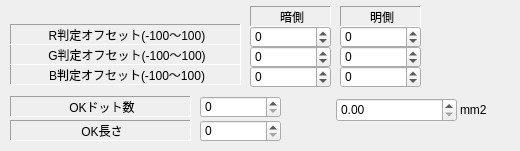
      <widget class="QWidget" name="RGB2">
       <attribute name="title">
        <string>RGB-2</string>
       </attribute>
       <widget class="QLabel" name="label_130">
        <property name="geometry">
         <rect>
          <x>460</x>
          <y>100</y>
          <width>51</width>
          <height>20</height>
         </rect>
        </property>
        <property name="text">
         <string>mm2</string>
        </property>
       </widget>
       <widget class="QSpinBox" name="EditOKLengthN">
        <property name="geometry">
         <rect>
          <x>200</x>
          <y>120</y>
          <width>81</width>
          <height>22</height>
         </rect>
        </property>
        <property name="maximum">
         <number>99999999</number>
        </property>
       </widget>
       <widget class="QLabel" name="label_131">
        <property name="geometry">
         <rect>
          <x>10</x>
          <y>120</y>
          <width>181</width>
          <height>21</height>
         </rect>
        </property>
        <property name="frameShape">
         <enum>QFrame::Panel</enum>
        </property>
        <property name="frameShadow">
         <enum>QFrame::Sunken</enum>
        </property>
        <property name="text">
         <string>OK長さ</string>
        </property>
        <property name="alignment">
         <set>Qt::AlignCenter|Qt::AlignHCenter|Qt::AlignLeading|Qt::AlignLeft|Qt::AlignVCenter</set>
        </property>
       </widget>
       <widget class="QSpinBox" name="EditBThrOffsetNH">
        <property name="geometry">
         <rect>
          <x>340</x>
          <y>66</y>
          <width>81</width>
          <height>22</height>
         </rect>
        </property>
        <property name="minimum">
         <number>-255</number>
        </property>
        <property name="maximum">
         <number>255</number>
        </property>
        <property name="value">
         <number>0</number>
        </property>
       </widget>
       <widget class="QLabel" name="label_132">
        <property name="geometry">
         <rect>
          <x>340</x>
          <y>6</y>
          <width>81</width>
          <height>21</height>
         </rect>
        </property>
        <property name="frameShape">
         <enum>QFrame::Panel</enum>
        </property>
        <property name="frameShadow">
         <enum>QFrame::Sunken</enum>
        </property>
        <property name="text">
         <string>明側</string>
        </property>
        <property name="alignment">
         <set>Qt::AlignCenter|Qt::AlignHCenter|Qt::AlignLeading|Qt::AlignLeft|Qt::AlignVCenter</set>
        </property>
       </widget>
       <widget class="QLabel" name="label_133">
        <property name="geometry">
         <rect>
          <x>10</x>
          <y>64</y>
          <width>231</width>
          <height>21</height>
         </rect>
        </property>
        <property name="frameShape">
         <enum>QFrame::Panel</enum>
        </property>
        <property name="frameShadow">
         <enum>QFrame::Sunken</enum>
        </property>
        <property name="text">
         <string>B判定オフセット(-100～100)</string>
        </property>
        <property name="alignment">
         <set>Qt::AlignCenter|Qt::AlignHCenter|Qt::AlignLeading|Qt::AlignLeft|Qt::AlignVCenter</set>
        </property>
       </widget>
       <widget class="QLabel" name="label_134">
        <property name="geometry">
         <rect>
          <x>10</x>
          <y>44</y>
          <width>231</width>
          <height>21</height>
         </rect>
        </property>
        <property name="frameShape">
         <enum>QFrame::Panel</enum>
        </property>
        <property name="frameShadow">
         <enum>QFrame::Sunken</enum>
        </property>
        <property name="text">
         <string>G判定オフセット(-100～100)</string>
        </property>
        <property name="alignment">
         <set>Qt::AlignCenter|Qt::AlignHCenter|Qt::AlignLeading|Qt::AlignLeft|Qt::AlignVCenter</set>
        </property>
       </widget>
       <widget class="QSpinBox" name="EditGThrOffsetNH">
        <property name="geometry">
         <rect>
          <x>340</x>
          <y>46</y>
          <width>81</width>
          <height>22</height>
         </rect>
        </property>
        <property name="minimum">
         <number>-255</number>
        </property>
        <property name="maximum">
         <number>255</number>
        </property>
        <property name="value">
         <number>0</number>
        </property>
       </widget>
       <widget class="QSpinBox" name="EditGThrOffsetNL">
        <property name="geometry">
         <rect>
          <x>250</x>
          <y>46</y>
          <width>81</width>
          <height>22</height>
         </rect>
        </property>
        <property name="minimum">
         <number>-255</number>
        </property>
        <property name="maximum">
         <number>255</number>
        </property>
        <property name="value">
         <number>0</number>
        </property>
       </widget>
       <widget class="QLabel" name="label_138">
        <property name="geometry">
         <rect>
          <x>250</x>
          <y>6</y>
          <width>81</width>
          <height>21</height>
         </rect>
        </property>
        <property name="frameShape">
         <enum>QFrame::Panel</enum>
        </property>
        <property name="frameShadow">
         <enum>QFrame::Sunken</enum>
        </property>
        <property name="text">
         <string>暗側</string>
        </property>
        <property name="alignment">
         <set>Qt::AlignCenter|Qt::AlignHCenter|Qt::AlignLeading|Qt::AlignLeft|Qt::AlignVCenter</set>
        </property>
       </widget>
       <widget class="QLabel" name="label_139">
        <property name="geometry">
         <rect>
          <x>10</x>
          <y>24</y>
          <width>231</width>
          <height>21</height>
         </rect>
        </property>
        <property name="frameShape">
         <enum>QFrame::Panel</enum>
        </property>
        <property name="frameShadow">
         <enum>QFrame::Sunken</enum>
        </property>
        <property name="text">
         <string>R判定オフセット(-100～100)</string>
        </property>
        <property name="alignment">
         <set>Qt::AlignCenter|Qt::AlignHCenter|Qt::AlignLeading|Qt::AlignLeft|Qt::AlignVCenter</set>
        </property>
       </widget>
       <widget class="QDoubleSpinBox" name="doubleSpinBoxOKDotN">
        <property name="geometry">
         <rect>
          <x>336</x>
          <y>98</y>
          <width>121</width>
          <height>24</height>
         </rect>
        </property>
       </widget>
       <widget class="QSpinBox" name="EditRThrOffsetNL">
        <property name="geometry">
         <rect>
          <x>250</x>
          <y>26</y>
          <width>81</width>
          <height>22</height>
         </rect>
        </property>
        <property name="minimum">
         <number>-255</number>
        </property>
        <property name="maximum">
         <number>255</number>
        </property>
        <property name="value">
         <number>0</number>
        </property>
       </widget>
       <widget class="QSpinBox" name="EditRThrOffsetNH">
        <property name="geometry">
         <rect>
          <x>340</x>
          <y>26</y>
          <width>81</width>
          <height>22</height>
         </rect>
        </property>
        <property name="minimum">
         <number>-255</number>
        </property>
        <property name="maximum">
         <number>255</number>
        </property>
        <property name="value">
         <number>0</number>
        </property>
       </widget>
       <widget class="QLabel" name="label_141">
        <property name="geometry">
         <rect>
          <x>10</x>
          <y>96</y>
          <width>181</width>
          <height>21</height>
         </rect>
        </property>
        <property name="frameShape">
         <enum>QFrame::Panel</enum>
        </property>
        <property name="frameShadow">
         <enum>QFrame::Sunken</enum>
        </property>
        <property name="text">
         <string>OKドット数</string>
        </property>
        <property name="alignment">
         <set>Qt::AlignCenter|Qt::AlignHCenter|Qt::AlignLeading|Qt::AlignLeft|Qt::AlignVCenter</set>
        </property>
       </widget>
       <widget class="QSpinBox" name="EditBThrOffsetNL">
        <property name="geometry">
         <rect>
          <x>250</x>
          <y>66</y>
          <width>81</width>
          <height>22</height>
         </rect>
        </property>
        <property name="minimum">
         <number>-255</number>
        </property>
        <property name="maximum">
         <number>255</number>
        </property>
        <property name="value">
         <number>0</number>
        </property>
       </widget>
       <widget class="QSpinBox" name="EditOKDotN">
        <property name="geometry">
         <rect>
          <x>200</x>
          <y>96</y>
          <width>81</width>
          <height>22</height>
         </rect>
        </property>
        <property name="maximum">
         <number>99999999</number>
        </property>
       </widget>
      </widget>
